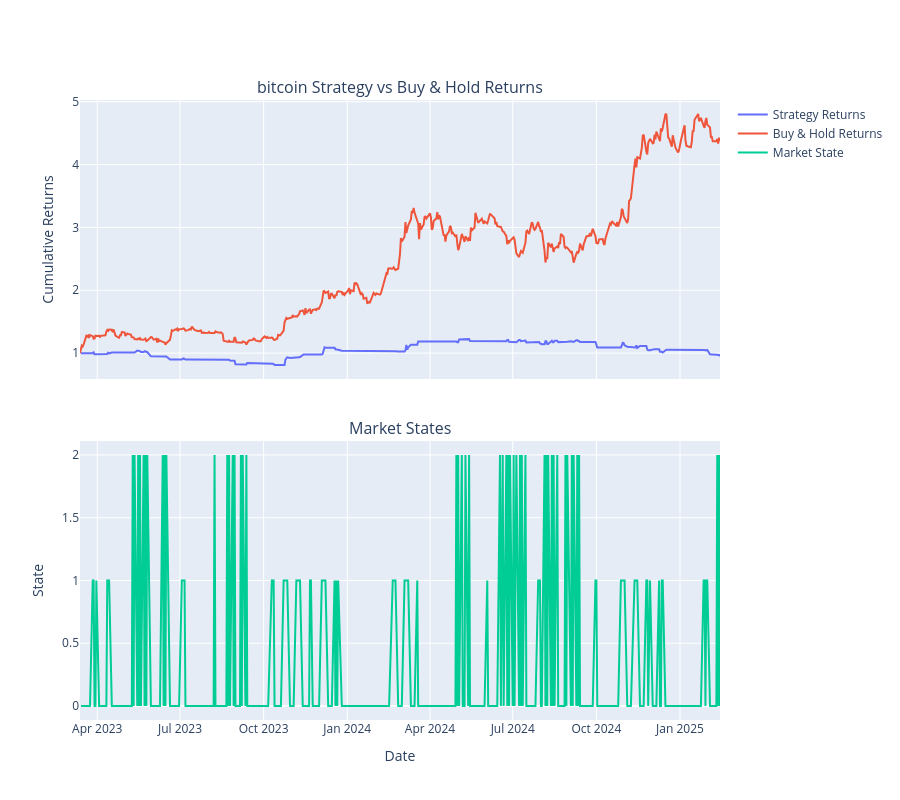

Notebook code for this chart:
### Code cell
import plotly.graph_objects as go

from plotly.subplots import make_subplots
import plotly.graph_objects as go

# Create figure with secondary y-axis
fig = make_subplots(rows=2, cols=1, shared_xaxes=True,
                    vertical_spacing=0.1,
                    subplot_titles=(f"{model.symbol} Strategy vs Buy & Hold Returns", 
                                  "Market States"))

# Add returns traces on first subplot
fig.add_trace(go.Scatter(x=results.index, y=results['cum_returns'], 
                        mode='lines', name='Strategy Returns'),
              row=1, col=1)
fig.add_trace(go.Scatter(x=results.index, y=results['bnh_cum_returns'], 
                        mode='lines', name='Buy & Hold Returns'),
              row=1, col=1)

# Add states trace on second subplot
fig.add_trace(go.Scatter(x=states.index, y=states.astype('category').cat.codes,
                        mode='lines', name='Market State',
                        hovertext=states),
              row=2, col=1)

# Update layout
fig.update_layout(height=800,
                 showlegend=True)
fig.update_yaxes(title_text="Cumulative Returns", row=1, col=1)
fig.update_yaxes(title_text="State", row=2, col=1)
fig.update_xaxes(title_text="Date", row=2, col=1)

fig.show()

### Figure 1 — Plotly figure (JSON) as saved in the notebook; plotly's stock layout.template omitted (floating-point values rounded to 4 significant figures; data arrays with more than 128 entries replaced by an {"elided": "..."} marker saying what was removed)
{"data": [{"mode": "lines", "name": "Strategy Returns", "type": "scatter", "x": {"elided": "482 str values"}, "xaxis": "x", "y": {"elided": "482 float values"}, "yaxis": "y"}, {"mode": "lines", "name": "Buy & Hold Returns", "type": "scatter", "x": {"elided": "482 str values"}, "xaxis": "x", "y": {"elided": "482 float values"}, "yaxis": "y"}, {"hovertext": {"elided": "481 str values"}, "mode": "lines", "name": "Market State", "type": "scatter", "x": {"elided": "481 str values"}, "xaxis": "x2", "y": {"elided": "481 int values"}, "yaxis": "y2"}], "layout": {"annotations": [{"font": {"size": 16}, "showarrow": false, "text": "bitcoin Strategy vs Buy & Hold Returns", "x": 0.5, "xanchor": "center", "xref": "paper", "y": 1, "yanchor": "bottom", "yref": "paper"}, {"font": {"size": 16}, "showarrow": false, "text": "Market States", "x": 0.5, "xanchor": "center", "xref": "paper", "y": 0.45, "yanchor": "bottom", "yref": "paper"}], "height": 800, "showlegend": true, "xaxis": {"anchor": "y", "domain": [0, 1], "matches": "x2", "showticklabels": false}, "xaxis2": {"anchor": "y2", "domain": [0, 1], "title": {"text": "Date"}}, "yaxis": {"anchor": "x", "domain": [0.55, 1], "title": {"text": "Cumulative Returns"}}, "yaxis2": {"anchor": "x2", "domain": [0, 0.45], "title": {"text": "State"}}}}
